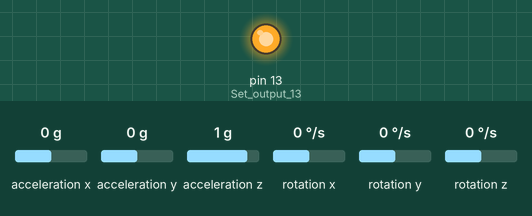
The sketch below on a simulated Arduino Uno, built with avr-gcc and run on an emulated ATmega328P. Parts: output pins drawn as LEDs (lit = HIGH). Wiring (inferred from the names in the program): MPU-6050 motion sensor at I2C address 0x68. Inputs (shaded band) come from the test bench; at power-on: acceleration x 0 g, acceleration y 0 g, acceleration z 1 g, rotation x 0 °/s, rotation y 0 °/s, rotation z 0 °/s. What the sketch prints to the serial monitor is not drawn.

Above: at 0.1 s.
At 12.2 s:
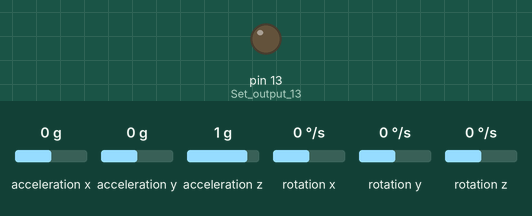
12.3 s: acceleration x set to 0.8 g
15.3 s: acceleration y set to 0.8 g
Timing chart, 0 to 18.3 s (numbered marks = the images above; inputs shaded):
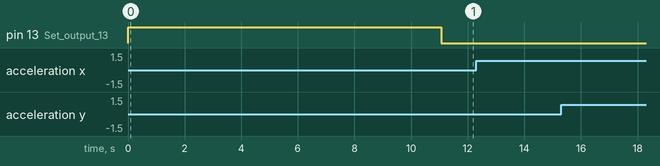

The sketch:

mpu6050.ino
```cpp
#include <Wire.h>

//Declaring some global variables
int gyro_x, gyro_y, gyro_z;
long acc_x, acc_y, acc_z, acc_total_vector;
int temperature;
long gyro_x_cal, gyro_y_cal, gyro_z_cal;
long loop_timer;
float angle_pitch, angle_roll;
int angle_pitch_buffer, angle_roll_buffer;
boolean set_gyro_angles;
float angle_roll_acc, angle_pitch_acc;
float angle_pitch_output, angle_roll_output;
int i = 1;
int N = 10000;
float offset_angle_pitch_acc, offset_angle_roll_acc, sum_angle_pitch_acc, sum_angle_roll_acc;
float hitung = 0;
float Ts = 0.004; //0.01;  // 0.01 ms (100 Hz), 0.004 ms (250 Hz)

void setup() {
  Wire.begin();                                                        //Start I2C as master
  Serial.begin(57600);                                                 //Use only for debugging
  pinMode(13, OUTPUT);                                                 //Set output 13 (LED) as output

  setup_mpu_6050_registers();                                          //Setup the registers of the MPU-6050 (500dfs / +/-8g) and start the gyro

  digitalWrite(13, HIGH);                                              //Set digital output 13 high to indicate startup
  Serial.println("  MPU-6050 IMU");
  Serial.println("     V1.0");
  delay(1500);                                                         //Delay 1.5 second to display the text
  Serial.println("Calibrating gyro");

  for (int cal_int = 0; cal_int < 2000 ; cal_int ++){                  //Run this code 2000 times
    if(cal_int % 125 == 0)Serial.print(".");                              //Print a dot on the LCD every 125 readings
    read_mpu_6050_data();                                              //Read the raw acc and gyro data from the MPU-6050
    gyro_x_cal += gyro_x;                                              //Add the gyro x-axis offset to the gyro_x_cal variable
    gyro_y_cal += gyro_y;                                              //Add the gyro y-axis offset to the gyro_y_cal variable
    gyro_z_cal += gyro_z;                                              //Add the gyro z-axis offset to the gyro_z_cal variable
    delay(3);                                                          //Delay 3us to simulate the 250Hz program loop
  }
  gyro_x_cal /= 2000;                                                  //Divide the gyro_x_cal variable by 2000 to get the avarage offset
  gyro_y_cal /= 2000;                                                  //Divide the gyro_y_cal variable by 2000 to get the avarage offset
  gyro_z_cal /= 2000;                                                  //Divide the gyro_z_cal variable by 2000 to get the avarage offset

  Serial.print("Pitch:");                                                 //Print text to screen
  Serial.print("Roll :");                                                 //Print text to screen

  digitalWrite(13, LOW);                                               //All done, turn the LED off

  loop_timer = micros();                                               //Reset the loop timer
}

void loop(){
  //NOTE PENTING!!: Tempatkan MPU6050 di tempat datar ketika proses kalibrasi berlangsung

  read_mpu_6050_data();                                                //Read the raw acc and gyro data from the MPU-6050

  gyro_x -= gyro_x_cal;                                                //Subtract the offset calibration value from the raw gyro_x value
  gyro_y -= gyro_y_cal;                                                //Subtract the offset calibration value from the raw gyro_y value
  gyro_z -= gyro_z_cal;                                                //Subtract the offset calibration value from the raw gyro_z value

  //Gyro angle calculations
  //0.0000611 = 1 / (250Hz / 65.5)
  angle_pitch += gyro_x * (1/(1/Ts)/65.5);                                   //Calculate the traveled pitch angle and add this to the angle_pitch variable
  angle_roll += gyro_y * (1/(1/Ts)/65.5);                                    //Calculate the traveled roll angle and add this to the angle_roll variable

  //0.000001066 = 0.0000611 * (3.142(PI) / 180degr) The Arduino sin function is in radians
  angle_pitch += angle_roll * sin(gyro_z * 1/(1/Ts)/65.5*3.142/180);               //If the IMU has yawed transfer the roll angle to the pitch angel
  angle_roll -= angle_pitch * sin(gyro_z * 1/(1/Ts)/65.5*3.142/180);               //If the IMU has yawed transfer the pitch angle to the roll angel

  //Accelerometer angle calculations
  acc_total_vector = sqrt((acc_x*acc_x)+(acc_y*acc_y)+(acc_z*acc_z));  //Calculate the total accelerometer vector
  //57.296 = 1 / (3.142 / 180) The Arduino asin function is in radians
  angle_pitch_acc = asin((float)acc_y/acc_total_vector)* 57.296;       //Calculate the pitch angle
  angle_roll_acc = asin((float)acc_x/acc_total_vector)* -57.296;       //Calculate the roll angle

  while(micros() - loop_timer < Ts*1000000);                                 //Wait until the loop_timer reaches 4000us (250Hz) before starting the next loop
  loop_timer = micros();                                               //Reset the loop timer

  Serial.print("pitch : ");
  Serial.print(angle_pitch_acc);
  Serial.print("\t");
  Serial.print("roll : ");
  Serial.println(angle_roll_acc);

  sum_angle_pitch_acc = sum_angle_pitch_acc + angle_pitch_acc;
  sum_angle_roll_acc = sum_angle_roll_acc + angle_roll_acc;

  if(i>=N)
  {
    offset_angle_pitch_acc = sum_angle_pitch_acc/N;
    offset_angle_roll_acc = sum_angle_roll_acc/N;

    Serial.print("Banyak data = "); Serial.println(i);
    Serial.print("offset_angle_pitch_acc = ");
    Serial.println(offset_angle_pitch_acc);
    Serial.print("offset_angle_roll_acc = ");
    Serial.print(offset_angle_roll_acc);
    while(1){};
  }
  i++;
}


void read_mpu_6050_data(){                                             //Subroutine for reading the raw gyro and accelerometer data
  Wire.beginTransmission(0x68);                                        //Start communicating with the MPU-6050
  Wire.write(0x3B);                                                    //Send the requested starting register
  Wire.endTransmission();                                              //End the transmission
  Wire.requestFrom(0x68,14);                                           //Request 14 bytes from the MPU-6050
  while(Wire.available() < 14);                                        //Wait until all the bytes are received
  acc_x = Wire.read()<<8|Wire.read();                                  //Add the low and high byte to the acc_x variable
  acc_y = Wire.read()<<8|Wire.read();                                  //Add the low and high byte to the acc_y variable
  acc_z = Wire.read()<<8|Wire.read();                                  //Add the low and high byte to the acc_z variable
  temperature = Wire.read()<<8|Wire.read();                            //Add the low and high byte to the temperature variable
  gyro_x = Wire.read()<<8|Wire.read();                                 //Add the low and high byte to the gyro_x variable
  gyro_y = Wire.read()<<8|Wire.read();                                 //Add the low and high byte to the gyro_y variable
  gyro_z = Wire.read()<<8|Wire.read();                                 //Add the low and high byte to the gyro_z variable

}

void setup_mpu_6050_registers(){
  //Activate the MPU-6050
  Wire.beginTransmission(0x68);                                        //Start communicating with the MPU-6050
  Wire.write(0x6B);                                                    //Send the requested starting register
  Wire.write(0x00);                                                    //Set the requested starting register
  Wire.endTransmission();                                              //End the transmission
  //Configure the accelerometer (+/-8g)
  Wire.beginTransmission(0x68);                                        //Start communicating with the MPU-6050
  Wire.write(0x1C);                                                    //Send the requested starting register
  Wire.write(0x10);                                                    //Set the requested starting register
  Wire.endTransmission();                                              //End the transmission
  //Configure the gyro (500dps full scale)
  Wire.beginTransmission(0x68);                                        //Start communicating with the MPU-6050
  Wire.write(0x1B);                                                    //Send the requested starting register
  Wire.write(0x08);                                                    //Set the requested starting register
  Wire.endTransmission();                                              //End the transmission
}
```
